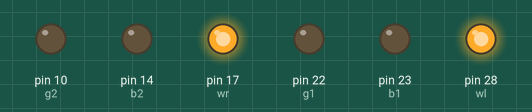
Bench run of a sketch on a simulated Arduino Mega 2560, built with avr-gcc and run on an emulated ATmega2560. Shown: output pins drawn as LEDs (lit = HIGH). Pins used as bus, display or sensor lines are not drawn.

Above: at 0.5 s.
At 1.5 s:
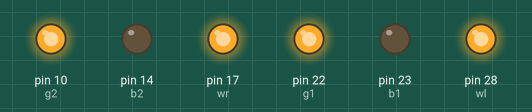
At 2.5 s:
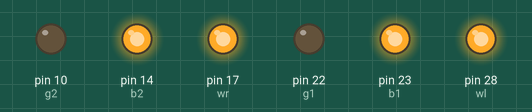
At 5.5 s:
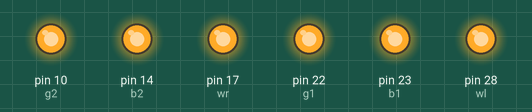
Timing chart, 0 to 6.9 s (numbered marks = the images above):
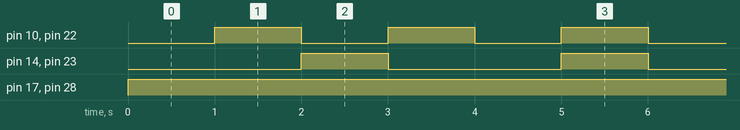

The sketch:

LED_Test.ino
```cpp
/*
Adafruit Arduino - Lesson 3. RGB LED
*/

//Right RGB (R,G,B) (21, 22, 23)
//Left  RGB (R,G,B) ( 9, 10, 14)
//White Light Right 17
//White Light Left  28

int r1 = 21;
int g1 = 22;
int b1 = 23;
int r2 = 9;
int g2 = 10;
int b2 = 14;
int wr = 17;
int wl = 28;


//uncomment this line if using a Common Anode LED
//#define COMMON_ANODE

void setup()
{
  pinMode(r1, OUTPUT);
  pinMode(g1, OUTPUT);
  pinMode(b1, OUTPUT);
  pinMode(r2, OUTPUT);
  pinMode(g2, OUTPUT);
  pinMode(b2, OUTPUT);
  pinMode(wr, OUTPUT);
  pinMode(wl, OUTPUT);

}

void loop()
{
  setColor(255, 0, 0);  // red
  delay(1000);
  setColor(0, 255, 0);  // green
  delay(1000);
  setColor(0, 0, 255);  // blue
  delay(1000);
  setColor(255, 255, 0);  // yellow
  delay(1000);
  setColor(80, 0, 80);  // purple
  delay(1000);
  setColor(0, 255, 255);  // aqua
  delay(1000);
}

void setColor(int red, int green, int blue)
{
  #ifdef COMMON_ANODE
    red = 255 - red;
    green = 255 - green;
    blue = 255 - blue;
  #endif
  analogWrite(r1, red);
  analogWrite(g1, green);
  analogWrite(b1, blue);
  analogWrite(r2, red);
  analogWrite(g2, green);
  analogWrite(b2, blue);
  analogWrite(wr, 255);
  analogWrite(wl, 255);


}
```

Measured:
- by itself, pin 10 (g2), pin 22 (g1): alternates HIGH for 1.0 s and LOW for 1.0 s
- by itself, pin 14 (b2), pin 23 (b1): alternates HIGH for 1.0 s and LOW for 2.0 s
- by itself, pin 17 (wr), pin 28 (wl): LOW → HIGH at 0.00 s
